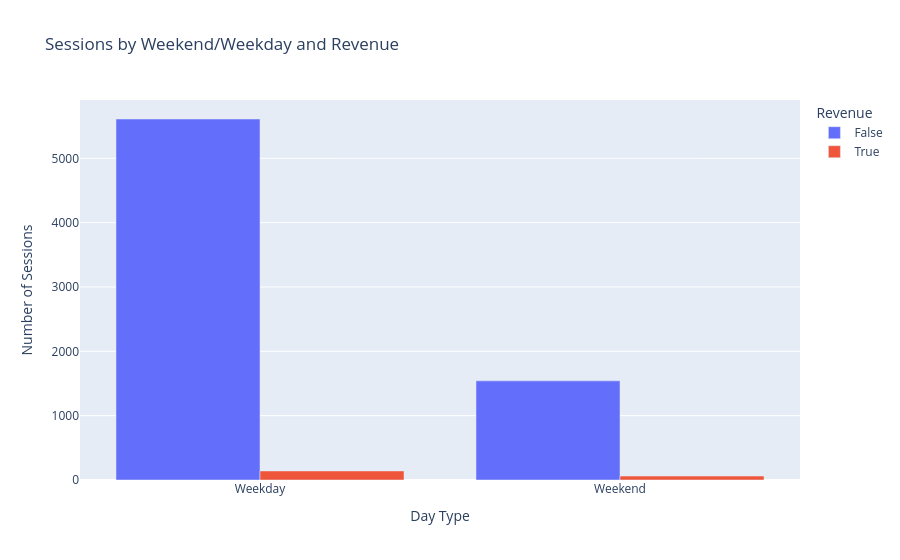

This figure's notebook cell:
### Code cell
df_cleaned["WeekendLabel"] = df_cleaned["Weekend"].map({True: "Weekend", False: "Weekday"})
weekend_group = df_cleaned.groupby(["WeekendLabel", "Revenue"]).size().reset_index(name="Count")

fig6 = px.bar(
    weekend_group,
    x="WeekendLabel",
    y="Count",
    color="Revenue",
    barmode="group",
    title="Sessions by Weekend/Weekday and Revenue",
    labels={"WeekendLabel": "Day Type", "Count": "Number of Sessions", "Revenue": "Revenue"}
)
fig6.show()

### Figure 1 — Plotly figure (JSON) as saved in the notebook; plotly's stock layout.template omitted (floating-point values rounded to 4 significant figures)
{"data": [{"alignmentgroup": "True", "hovertemplate": "Revenue=False<br>Day Type=%{x}<br>Number of Sessions=%{y}<extra></extra>", "legendgroup": "False", "marker": {"color": "#636efa", "pattern": {"shape": ""}}, "name": "False", "offsetgroup": "False", "orientation": "v", "showlegend": true, "textposition": "auto", "type": "bar", "x": ["Weekday", "Weekend"], "xaxis": "x", "y": [5611, 1541], "yaxis": "y"}, {"alignmentgroup": "True", "hovertemplate": "Revenue=True<br>Day Type=%{x}<br>Number of Sessions=%{y}<extra></extra>", "legendgroup": "True", "marker": {"color": "#EF553B", "pattern": {"shape": ""}}, "name": "True", "offsetgroup": "True", "orientation": "v", "showlegend": true, "textposition": "auto", "type": "bar", "x": ["Weekday", "Weekend"], "xaxis": "x", "y": [141, 61], "yaxis": "y"}], "layout": {"barmode": "group", "legend": {"title": {"text": "Revenue"}, "tracegroupgap": 0}, "title": {"text": "Sessions by Weekend/Weekday and Revenue"}, "xaxis": {"anchor": "y", "domain": [0, 1], "title": {"text": "Day Type"}}, "yaxis": {"anchor": "x", "domain": [0, 1], "title": {"text": "Number of Sessions"}}}}
